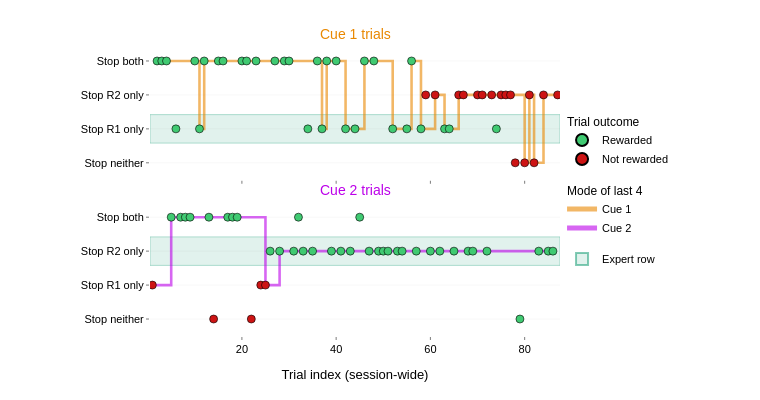

Notebook source saved alongside this figure:
### Markdown cell above
# Figure 2: Within-session stopping behaviour and performance, time-aligned

Single-session view (animal 6, 2024-12-09). The two panels — Cue 1 (top)
and Cue 2 (bottom) — share the global trial-index x-axis, so any vertical
slice through the figure compares the two cue contexts at the same point
in time. The y-axis is the cue-independent stopping pattern (*Stop
neither*, *Stop R1 only*, *Stop R2 only*, *Stop both*), which puts the
same physical behaviour on the same y-row in both panels. The light-green
band marks the row that means correct (expert) behaviour for that panel’s
cue — R1 only for Cue 1, R2 only for Cue 2; markers on the band are
correct, off the band are errors. Each marker is one trial coloured by
reward outcome (green = rewarded, red = unrewarded); the cue-coloured
step line is the mode of the last four same-cue trials. Designed to make
the late-session collapse of both cues to *Stop R2 only* — the source of
the divergence between the two cue contexts — immediately visible.

### Code cell
TARGET_SESSION_DATE = '2024-12-10'
STRAT_WINDOW = 4        # trials, mode window for the smoothed pattern

matching_dirs = [
    sdir for sdir in session_dirs
    if os.path.basename(sdir).startswith(TARGET_SESSION_DATE)
]
target_session_name = fullfnames2snames(matching_dirs)[0]
print(f'Session: {target_session_name}')

trialwise = analytics.get_analytics(
    'BehaviorTrialwise', session_names=[target_session_name],
)
trialwise = (
    trialwise.reset_index()
            .sort_values('trial_id')
            .reset_index(drop=True)
)
trialwise = trialwise.dropna(
    subset=['cue', 'choice_R1', 'choice_R2', 'trial_outcome']
).reset_index(drop=True)

trialwise['cue'] = trialwise['cue'].astype(int)
trialwise['choice_R1'] = trialwise['choice_R1'].astype(bool)
trialwise['choice_R2'] = trialwise['choice_R2'].astype(bool)
trialwise['rewarded'] = trialwise['trial_outcome'].astype(int) != 0
trialwise['trial_idx'] = np.arange(1, len(trialwise) + 1)
n_trials = len(trialwise)

def _stop_pattern(r1, r2):
    if r1 and r2: return 'both'
    if r1 and not r2: return 'R1_only'
    if not r1 and r2: return 'R2_only'
    return 'neither'

trialwise['stop_pattern'] = [
    _stop_pattern(r1, r2)
    for r1, r2 in zip(trialwise['choice_R1'], trialwise['choice_R2'])
]

def _rolling_mode(values, window):
    arr = np.asarray(values, dtype=object)
    out = np.empty(len(arr), dtype=object)
    for i in range(len(arr)):
        lo = max(0, i - window + 1)
        win = arr[lo:i + 1]
        labels, counts = np.unique(win, return_counts=True)
        top = set(labels[counts == counts.max()])
        if len(top) == 1:
            out[i] = next(iter(top))
        else:
            for v in win[::-1]:
                if v in top:
                    out[i] = v
                    break
    return out

trialwise['stop_pattern_smoothed'] = pd.Series(
    [None] * len(trialwise), index=trialwise.index, dtype=object,
)
for cue_val in (1, 2):
    mask = trialwise['cue'] == cue_val
    cue_patterns = trialwise.loc[mask, 'stop_pattern'].to_numpy()
    trialwise.loc[mask, 'stop_pattern_smoothed'] = _rolling_mode(
        cue_patterns, STRAT_WINDOW,
    )

STOP_ORDER = ['neither', 'R1_only', 'R2_only', 'both']
STOP_LABEL = {
    'neither': 'Stop neither',
    'R1_only': 'Stop R1 only',
    'R2_only': 'Stop R2 only',
    'both':    'Stop both',
}
STOP_Y = {s: i for i, s in enumerate(STOP_ORDER)}

# Which stop pattern is the correct (expert) behaviour for each cue.
EXPERT_PATTERN = {1: 'R1_only', 2: 'R2_only'}
EXPERT_TINT    = 'rgba(27,158,119,0.13)'   # band fill
EXPERT_EDGE    = 'rgba(27,158,119,0.55)'   # band border + label color

print(f'Trials kept: {n_trials} (rewarded: {int(trialwise.rewarded.sum())})')
for cue_val in (1, 2):
    sub = trialwise[trialwise['cue'] == cue_val]
    rate = float(sub['rewarded'].mean())
    print(f'  Cue {cue_val}: n={len(sub)}, rewarded={int(sub.rewarded.sum())} '
          f'({rate:.0%}); expert row = {STOP_LABEL[EXPERT_PATTERN[cue_val]]}')

FIG2_W, FIG2_H = 760, 400
MARGIN_L_PX, MARGIN_R_PX, MARGIN_T_PX, MARGIN_B_PX = 150, 200, 44, 64

fig2 = make_subplots(
    rows=2, cols=1,
    shared_xaxes=True,
    vertical_spacing=0.07,
    subplot_titles=('Cue 1 trials', 'Cue 2 trials'),
)

for row, cue_val in ((1, 1), (2, 2)):
    sub = trialwise[trialwise['cue'] == cue_val].copy()

    cue_color = CUE_COL_MAP[cue_val]
    expert_y  = STOP_Y[EXPERT_PATTERN[cue_val]]

    fig2.add_shape(
        type='rect',
        x0=0.5, x1=n_trials + 0.5,
        y0=expert_y - 0.42, y1=expert_y + 0.42,
        fillcolor=EXPERT_TINT,
        line=dict(color=EXPERT_EDGE, width=0.6),
        layer='below', row=row, col=1,
    )

    y_smt = sub['stop_pattern_smoothed'].map(STOP_Y).to_numpy()
    fig2.add_trace(
        go.Scatter(
            x=sub['trial_idx'].to_numpy(),
            y=y_smt,
            mode='lines',
            line=dict(color=cue_color, width=2.6, shape='hv'),
            opacity=0.6,
            name=f'Mode of last {STRAT_WINDOW} (Cue {cue_val})',
            showlegend=False,
            hovertemplate='Trial %{x}<br>Mode: %{customdata}<extra></extra>',
            customdata=sub['stop_pattern_smoothed'].map(STOP_LABEL).tolist(),
        ),
        row=row, col=1,
    )

    y_raw = sub['stop_pattern'].map(STOP_Y).to_numpy()
    rewarded = sub['rewarded'].to_numpy()
    marker_color = np.where(rewarded, OUTCOME_COL_MAP[1], OUTCOME_COL_MAP[0])
    fig2.add_trace(
        go.Scatter(
            x=sub['trial_idx'].to_numpy(),
            y=y_raw,
            mode='markers',
            marker=dict(
                size=8,
                color=marker_color,
                line=dict(color='black', width=0.6),
            ),
            showlegend=False,
            hovertemplate=(
                'Trial %{x}<br>Stop: %{customdata[0]}'
                '<br>%{customdata[1]}<extra></extra>'
            ),
            customdata=np.stack(
                [sub['stop_pattern'].map(STOP_LABEL).to_numpy(),
                 np.where(rewarded, 'rewarded', 'no reward')],
                axis=1,
            ),
        ),
        row=row, col=1,
    )

for label, color in (('Rewarded', OUTCOME_COL_MAP[1]),
                      ('Not rewarded', OUTCOME_COL_MAP[0])):
    fig2.add_trace(
        go.Scatter(
            x=[None], y=[None], mode='markers',
            marker=dict(size=12, color=color,
                        line=dict(color='black', width=0.6)),
            name=label,
            legendgroup='outcome',
            legendgrouptitle_text='Trial outcome',
            showlegend=True,
        ),
        row=1, col=1,
    )
for c in (1, 2):
    fig2.add_trace(
        go.Scatter(
            x=[None], y=[None], mode='lines',
            line=dict(color=CUE_COL_MAP[c], width=2.8),
            opacity=0.6,
            name=f'Cue {c}',
            legendgroup='strategy',
            legendgrouptitle_text=f'Mode of last {STRAT_WINDOW}',
            showlegend=True,
        ),
        row=1, col=1,
    )
fig2.add_trace(
    go.Scatter(
        x=[None], y=[None], mode='markers',
        marker=dict(size=12, color=EXPERT_TINT, symbol='square',
                    line=dict(color=EXPERT_EDGE, width=0.8)),
        name='Expert row',
        legendgroup='expert',
        showlegend=True,
    ),
    row=1, col=1,
)

for row in (1, 2):
    fig2.update_yaxes(
        tickvals=[STOP_Y[s] for s in STOP_ORDER],
        ticktext=[STOP_LABEL[s] for s in STOP_ORDER],
        range=[-0.5, len(STOP_ORDER) - 0.5],
        showgrid=True, gridcolor='rgba(0,0,0,0.06)', gridwidth=0.6,
        zeroline=False,
        tickfont=dict(family='Arial', size=11, color='black'),
        ticks='outside', ticklen=3, tickwidth=0.7,
        row=row, col=1,
    )
    fig2.update_xaxes(
        range=[0.5, n_trials + 0.5],
        showgrid=False, zeroline=False,
        ticks='outside', ticklen=3, tickwidth=0.7,
        tickfont=dict(family='Arial', size=11, color='black'),
        row=row, col=1,
    )
fig2.update_xaxes(
    title=dict(text='Trial index (session-wide)',
                font=dict(family='Arial', size=13, color='black')),
    row=2, col=1,
)

fig2.update_layout(
    width=FIG2_W, height=FIG2_H,
    paper_bgcolor='white', plot_bgcolor='white',
    margin=dict(l=MARGIN_L_PX, r=MARGIN_R_PX, t=MARGIN_T_PX, b=MARGIN_B_PX),
    font=dict(family='Arial', size=12, color='black'),
    showlegend=True,
    legend=dict(
        font=dict(family='Arial', size=11, color='black'),
        x=1.005, y=0.5, yanchor='middle', xanchor='left',
        bgcolor='rgba(255,255,255,0)',
        tracegroupgap=12, itemsizing='constant',
        grouptitlefont=dict(family='Arial', size=12, color='black'),
    ),
)

for ann, c in zip(fig2.layout.annotations[:2], (1, 2)):
    ann.font = dict(family='Arial', size=14, color=CUE_COL_MAP[c])

fig2.show()

### Figure 1 — Plotly figure (JSON) as saved in the notebook; plotly's stock layout.template omitted (floating-point values rounded to 4 significant figures)
{"data": [{"customdata": ["Stop both", "Stop both", "Stop both", "Stop both", "Stop both", "Stop R1 only", "Stop both", "Stop both", "Stop both", "Stop both", "Stop both", "Stop both", "Stop both", "Stop both", "Stop both", "Stop both", "Stop both", "Stop R1 only", "Stop both", "Stop both", "Stop R1 only", "Stop R1 only", "Stop both", "Stop both", "Stop R1 only", "Stop R1 only", "Stop both", "Stop R1 only", "Stop R1 only", "Stop R2 only", "Stop R1 only", "Stop R1 only", "Stop R2 only", "Stop R2 only", "Stop R2 only", "Stop R2 only", "Stop R2 only", "Stop R2 only", "Stop R2 only", "Stop R2 only", "Stop R2 only", "Stop R2 only", "Stop neither", "Stop R2 only", "Stop neither", "Stop R2 only", "Stop R2 only"], "hovertemplate": "Trial %{x}<br>Mode: %{customdata}<extra></extra>", "line": {"color": "rgb(233, 136, 0)", "shape": "hv", "width": 2.6}, "mode": "lines", "name": "Mode of last 4 (Cue 1)", "opacity": 0.6, "showlegend": false, "type": "scatter", "x": [2, 3, 4, 6, 10, 11, 12, 15, 16, 20, 21, 23, 27, 29, 30, 34, 36, 37, 38, 40, 42, 44, 46, 48, 52, 55, 56, 58, 59, 61, 63, 64, 66, 67, 70, 71, 73, 74, 75, 76, 77, 78, 80, 81, 82, 84, 87], "xaxis": "x", "y": [3, 3, 3, 3, 3, 1, 3, 3, 3, 3, 3, 3, 3, 3, 3, 3, 3, 1, 3, 3, 1, 1, 3, 3, 1, 1, 3, 1, 1, 2, 1, 1, 2, 2, 2, 2, 2, 2, 2, 2, 2, 2, 0, 2, 0, 2, 2], "yaxis": "y"}, {"customdata": [["Stop both", "rewarded"], ["Stop both", "rewarded"], ["Stop both", "rewarded"], ["Stop R1 only", "rewarded"], ["Stop both", "rewarded"], ["Stop R1 only", "rewarded"], ["Stop both", "rewarded"], ["Stop both", "rewarded"], ["Stop both", "rewarded"], ["Stop both", "rewarded"], ["Stop both", "rewarded"], ["Stop both", "rewarded"], ["Stop both", "rewarded"], ["Stop both", "rewarded"], ["Stop both", "rewarded"], ["Stop R1 only", "rewarded"], ["Stop both", "rewarded"], ["Stop R1 only", "rewarded"], ["Stop both", "rewarded"], ["Stop both", "rewarded"], ["Stop R1 only", "rewarded"], ["Stop R1 only", "rewarded"], ["Stop both", "rewarded"], ["Stop both", "rewarded"], ["Stop R1 only", "rewarded"], ["Stop R1 only", "rewarded"], ["Stop both", "rewarded"], ["Stop R1 only", "rewarded"], ["Stop R2 only", "no reward"], ["Stop R2 only", "no reward"], ["Stop R1 only", "rewarded"], ["Stop R1 only", "rewarded"], ["Stop R2 only", "no reward"], ["Stop R2 only", "no reward"], ["Stop R2 only", "no reward"], ["Stop R2 only", "no reward"], ["Stop R2 only", "no reward"], ["Stop R1 only", "rewarded"], ["Stop R2 only", "no reward"], ["Stop R2 only", "no reward"], ["Stop R2 only", "no reward"], ["Stop neither", "no reward"], ["Stop neither", "no reward"], ["Stop R2 only", "no reward"], ["Stop neither", "no reward"], ["Stop R2 only", "no reward"], ["Stop R2 only", "no reward"]], "hovertemplate": "Trial %{x}<br>Stop: %{customdata[0]}<br>%{customdata[1]}<extra></extra>", "marker": {"color": ["rgb(64, 202, 114)", "rgb(64, 202, 114)", "rgb(64, 202, 114)", "rgb(64, 202, 114)", "rgb(64, 202, 114)", "rgb(64, 202, 114)", "rgb(64, 202, 114)", "rgb(64, 202, 114)", "rgb(64, 202, 114)", "rgb(64, 202, 114)", "rgb(64, 202, 114)", "rgb(64, 202, 114)", "rgb(64, 202, 114)", "rgb(64, 202, 114)", "rgb(64, 202, 114)", "rgb(64, 202, 114)", "rgb(64, 202, 114)", "rgb(64, 202, 114)", "rgb(64, 202, 114)", "rgb(64, 202, 114)", "rgb(64, 202, 114)", "rgb(64, 202, 114)", "rgb(64, 202, 114)", "rgb(64, 202, 114)", "rgb(64, 202, 114)", "rgb(64, 202, 114)", "rgb(64, 202, 114)", "rgb(64, 202, 114)", "rgb(205, 20, 20)", "rgb(205, 20, 20)", "rgb(64, 202, 114)", "rgb(64, 202, 114)", "rgb(205, 20, 20)", "rgb(205, 20, 20)", "rgb(205, 20, 20)", "rgb(205, 20, 20)", "rgb(205, 20, 20)", "rgb(64, 202, 114)", "rgb(205, 20, 20)", "rgb(205, 20, 20)", "rgb(205, 20, 20)", "rgb(205, 20, 20)", "rgb(205, 20, 20)", "rgb(205, 20, 20)", "rgb(205, 20, 20)", "rgb(205, 20, 20)", "rgb(205, 20, 20)"], "line": {"color": "black", "width": 0.6}, "size": 8}, "mode": "markers", "showlegend": false, "type": "scatter", "x": [2, 3, 4, 6, 10, 11, 12, 15, 16, 20, 21, 23, 27, 29, 30, 34, 36, 37, 38, 40, 42, 44, 46, 48, 52, 55, 56, 58, 59, 61, 63, 64, 66, 67, 70, 71, 73, 74, 75, 76, 77, 78, 80, 81, 82, 84, 87], "xaxis": "x", "y": [3, 3, 3, 1, 3, 1, 3, 3, 3, 3, 3, 3, 3, 3, 3, 1, 3, 1, 3, 3, 1, 1, 3, 3, 1, 1, 3, 1, 2, 2, 1, 1, 2, 2, 2, 2, 2, 1, 2, 2, 2, 0, 0, 2, 0, 2, 2], "yaxis": "y"}, {"customdata": ["Stop R1 only", "Stop both", "Stop both", "Stop both", "Stop both", "Stop both", "Stop both", "Stop both", "Stop both", "Stop both", "Stop both", "Stop both", "Stop R1 only", "Stop R1 only", "Stop R2 only", "Stop R2 only", "Stop R2 only", "Stop R2 only", "Stop R2 only", "Stop R2 only", "Stop R2 only", "Stop R2 only", "Stop R2 only", "Stop R2 only", "Stop R2 only", "Stop R2 only", "Stop R2 only", "Stop R2 only", "Stop R2 only", "Stop R2 only", "Stop R2 only", "Stop R2 only", "Stop R2 only", "Stop R2 only", "Stop R2 only", "Stop R2 only", "Stop R2 only", "Stop R2 only", "Stop R2 only", "Stop R2 only"], "hovertemplate": "Trial %{x}<br>Mode: %{customdata}<extra></extra>", "line": {"color": "rgb(188, 0, 233)", "shape": "hv", "width": 2.6}, "mode": "lines", "name": "Mode of last 4 (Cue 2)", "opacity": 0.6, "showlegend": false, "type": "scatter", "x": [1, 5, 7, 8, 9, 13, 14, 17, 18, 19, 22, 24, 25, 26, 28, 31, 32, 33, 35, 39, 41, 43, 45, 47, 49, 50, 51, 53, 54, 57, 60, 62, 65, 68, 69, 72, 79, 83, 85, 86], "xaxis": "x2", "y": [1, 3, 3, 3, 3, 3, 3, 3, 3, 3, 3, 3, 1, 1, 2, 2, 2, 2, 2, 2, 2, 2, 2, 2, 2, 2, 2, 2, 2, 2, 2, 2, 2, 2, 2, 2, 2, 2, 2, 2], "yaxis": "y2"}, {"customdata": [["Stop R1 only", "no reward"], ["Stop both", "rewarded"], ["Stop both", "rewarded"], ["Stop both", "rewarded"], ["Stop both", "rewarded"], ["Stop both", "rewarded"], ["Stop neither", "no reward"], ["Stop both", "rewarded"], ["Stop both", "rewarded"], ["Stop both", "rewarded"], ["Stop neither", "no reward"], ["Stop R1 only", "no reward"], ["Stop R1 only", "no reward"], ["Stop R2 only", "rewarded"], ["Stop R2 only", "rewarded"], ["Stop R2 only", "rewarded"], ["Stop both", "rewarded"], ["Stop R2 only", "rewarded"], ["Stop R2 only", "rewarded"], ["Stop R2 only", "rewarded"], ["Stop R2 only", "rewarded"], ["Stop R2 only", "rewarded"], ["Stop both", "rewarded"], ["Stop R2 only", "rewarded"], ["Stop R2 only", "rewarded"], ["Stop R2 only", "rewarded"], ["Stop R2 only", "rewarded"], ["Stop R2 only", "rewarded"], ["Stop R2 only", "rewarded"], ["Stop R2 only", "rewarded"], ["Stop R2 only", "rewarded"], ["Stop R2 only", "rewarded"], ["Stop R2 only", "rewarded"], ["Stop R2 only", "rewarded"], ["Stop R2 only", "rewarded"], ["Stop R2 only", "rewarded"], ["Stop neither", "rewarded"], ["Stop R2 only", "rewarded"], ["Stop R2 only", "rewarded"], ["Stop R2 only", "rewarded"]], "hovertemplate": "Trial %{x}<br>Stop: %{customdata[0]}<br>%{customdata[1]}<extra></extra>", "marker": {"color": ["rgb(205, 20, 20)", "rgb(64, 202, 114)", "rgb(64, 202, 114)", "rgb(64, 202, 114)", "rgb(64, 202, 114)", "rgb(64, 202, 114)", "rgb(205, 20, 20)", "rgb(64, 202, 114)", "rgb(64, 202, 114)", "rgb(64, 202, 114)", "rgb(205, 20, 20)", "rgb(205, 20, 20)", "rgb(205, 20, 20)", "rgb(64, 202, 114)", "rgb(64, 202, 114)", "rgb(64, 202, 114)", "rgb(64, 202, 114)", "rgb(64, 202, 114)", "rgb(64, 202, 114)", "rgb(64, 202, 114)", "rgb(64, 202, 114)", "rgb(64, 202, 114)", "rgb(64, 202, 114)", "rgb(64, 202, 114)", "rgb(64, 202, 114)", "rgb(64, 202, 114)", "rgb(64, 202, 114)", "rgb(64, 202, 114)", "rgb(64, 202, 114)", "rgb(64, 202, 114)", "rgb(64, 202, 114)", "rgb(64, 202, 114)", "rgb(64, 202, 114)", "rgb(64, 202, 114)", "rgb(64, 202, 114)", "rgb(64, 202, 114)", "rgb(64, 202, 114)", "rgb(64, 202, 114)", "rgb(64, 202, 114)", "rgb(64, 202, 114)"], "line": {"color": "black", "width": 0.6}, "size": 8}, "mode": "markers", "showlegend": false, "type": "scatter", "x": [1, 5, 7, 8, 9, 13, 14, 17, 18, 19, 22, 24, 25, 26, 28, 31, 32, 33, 35, 39, 41, 43, 45, 47, 49, 50, 51, 53, 54, 57, 60, 62, 65, 68, 69, 72, 79, 83, 85, 86], "xaxis": "x2", "y": [1, 3, 3, 3, 3, 3, 0, 3, 3, 3, 0, 1, 1, 2, 2, 2, 3, 2, 2, 2, 2, 2, 3, 2, 2, 2, 2, 2, 2, 2, 2, 2, 2, 2, 2, 2, 0, 2, 2, 2], "yaxis": "y2"}, {"legendgroup": "outcome", "legendgrouptitle": {"text": "Trial outcome"}, "marker": {"color": "rgb(64, 202, 114)", "line": {"color": "black", "width": 0.6}, "size": 12}, "mode": "markers", "name": "Rewarded", "showlegend": true, "type": "scatter", "x": [null], "xaxis": "x", "y": [null], "yaxis": "y"}, {"legendgroup": "outcome", "legendgrouptitle": {"text": "Trial outcome"}, "marker": {"color": "rgb(205, 20, 20)", "line": {"color": "black", "width": 0.6}, "size": 12}, "mode": "markers", "name": "Not rewarded", "showlegend": true, "type": "scatter", "x": [null], "xaxis": "x", "y": [null], "yaxis": "y"}, {"legendgroup": "strategy", "legendgrouptitle": {"text": "Mode of last 4"}, "line": {"color": "rgb(233, 136, 0)", "width": 2.8}, "mode": "lines", "name": "Cue 1", "opacity": 0.6, "showlegend": true, "type": "scatter", "x": [null], "xaxis": "x", "y": [null], "yaxis": "y"}, {"legendgroup": "strategy", "legendgrouptitle": {"text": "Mode of last 4"}, "line": {"color": "rgb(188, 0, 233)", "width": 2.8}, "mode": "lines", "name": "Cue 2", "opacity": 0.6, "showlegend": true, "type": "scatter", "x": [null], "xaxis": "x", "y": [null], "yaxis": "y"}, {"legendgroup": "expert", "marker": {"color": "rgba(27,158,119,0.13)", "line": {"color": "rgba(27,158,119,0.55)", "width": 0.8}, "size": 12, "symbol": "square"}, "mode": "markers", "name": "Expert row", "showlegend": true, "type": "scatter", "x": [null], "xaxis": "x", "y": [null], "yaxis": "y"}], "layout": {"annotations": [{"font": {"color": "rgb(233, 136, 0)", "family": "Arial", "size": 14}, "showarrow": false, "text": "Cue 1 trials", "x": 0.5, "xanchor": "center", "xref": "paper", "y": 1.0, "yanchor": "bottom", "yref": "paper"}, {"font": {"color": "rgb(188, 0, 233)", "family": "Arial", "size": 14}, "showarrow": false, "text": "Cue 2 trials", "x": 0.5, "xanchor": "center", "xref": "paper", "y": 0.465, "yanchor": "bottom", "yref": "paper"}], "font": {"color": "black", "family": "Arial", "size": 12}, "height": 400, "legend": {"bgcolor": "rgba(255,255,255,0)", "font": {"color": "black", "family": "Arial", "size": 11}, "grouptitlefont": {"color": "black", "family": "Arial", "size": 12}, "itemsizing": "constant", "tracegroupgap": 12, "x": 1.005, "xanchor": "left", "y": 0.5, "yanchor": "middle"}, "margin": {"b": 64, "l": 150, "r": 200, "t": 44}, "paper_bgcolor": "white", "plot_bgcolor": "white", "shapes": [{"fillcolor": "rgba(27,158,119,0.13)", "layer": "below", "line": {"color": "rgba(27,158,119,0.55)", "width": 0.6}, "type": "rect", "x0": 0.5, "x1": 87.5, "xref": "x", "y0": 0.58, "y1": 1.42, "yref": "y"}, {"fillcolor": "rgba(27,158,119,0.13)", "layer": "below", "line": {"color": "rgba(27,158,119,0.55)", "width": 0.6}, "type": "rect", "x0": 0.5, "x1": 87.5, "xref": "x2", "y0": 1.58, "y1": 2.42, "yref": "y2"}], "showlegend": true, "width": 760, "xaxis": {"anchor": "y", "domain": [0, 1], "matches": "x2", "range": [0.5, 87.5], "showgrid": false, "showticklabels": false, "tickfont": {"color": "black", "family": "Arial", "size": 11}, "ticklen": 3, "ticks": "outside", "tickwidth": 0.7, "zeroline": false}, "xaxis2": {"anchor": "y2", "domain": [0, 1], "range": [0.5, 87.5], "showgrid": false, "tickfont": {"color": "black", "family": "Arial", "size": 11}, "ticklen": 3, "ticks": "outside", "tickwidth": 0.7, "title": {"font": {"color": "black", "family": "Arial", "size": 13}, "text": "Trial index (session-wide)"}, "zeroline": false}, "yaxis": {"anchor": "x", "domain": [0.535, 1.0], "gridcolor": "rgba(0,0,0,0.06)", "gridwidth": 0.6, "range": [-0.5, 3.5], "showgrid": true, "tickfont": {"color": "black", "family": "Arial", "size": 11}, "ticklen": 3, "ticks": "outside", "ticktext": ["Stop neither", "Stop R1 only", "Stop R2 only", "Stop both"], "tickvals": [0, 1, 2, 3], "tickwidth": 0.7, "zeroline": false}, "yaxis2": {"anchor": "x2", "domain": [0, 0.465], "gridcolor": "rgba(0,0,0,0.06)", "gridwidth": 0.6, "range": [-0.5, 3.5], "showgrid": true, "tickfont": {"color": "black", "family": "Arial", "size": 11}, "ticklen": 3, "ticks": "outside", "ticktext": ["Stop neither", "Stop R1 only", "Stop R2 only", "Stop both"], "tickvals": [0, 1, 2, 3], "tickwidth": 0.7, "zeroline": false}}}
